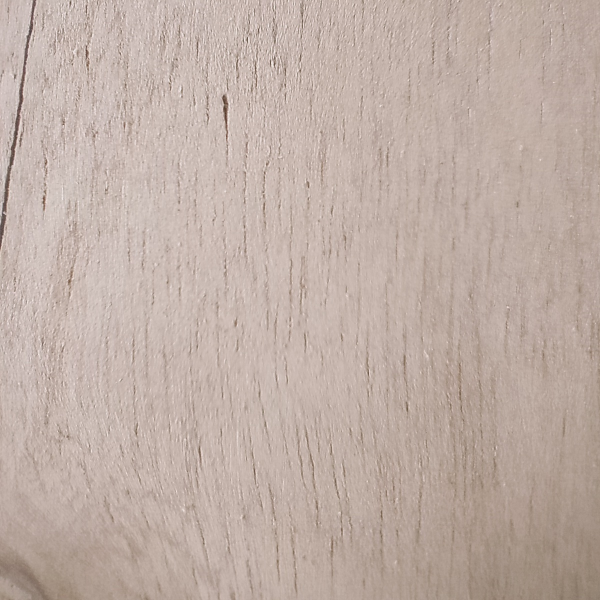
#> input picture serat_kayu/nantu/nantu_test_003.jpg, 1200 x 1200 px, found by its file name (shown at 1/2 size); its folder holds only this picture in this run
$ jupyter execute --allow-errors percobaan2.ipynb   (older library calls are emulated)
#> lines starting #> are read from the running program, lines starting #| are printed output that depends on the picture
# PROJECT PENGOLAHAN CITRA DIGITAL
---
# Klasifikasi Jenis Serat Kayu Nantu, Palapi, dan Uru Menggunakan GLCM
---
## Disusun Oleh :

  - **KAMILIA ROSADA:** (F1D02310063)
  - **SYA'BANUL MUKARAM:** (F1D02310092)
  - **WADIS FREANDLY:** (F1D02310094)
  - **LALU MUHAMMAD RIZALDI KURNIAWAN:** (F1D02310120)

# Latar Belakang

Proses identifikasi jenis kayu sering kali dilakukan secara manual berdasarkan pengamatan visual terhadap pola serat, warna, dan tekstur permukaan. Namun, metode ini bersifat subjektif dan rentan terhadap kesalahan, terutama ketika jenis kayu memiliki pola serat yang mirip, seperti pada kayu Nantu, Palapi, dan Uru. Ketiga jenis kayu ini banyak digunakan dalam industri lokal, namun sulit dibedakan tanpa keahlian khusus, sehingga dapat menghambat efisiensi produksi atau menyebabkan salah penggunaan material.

Untuk mengatasi hal tersebut, dibutuhkan sistem klasifikasi otomatis berbasis pengolahan citra digital yang mampu mengenali jenis serat kayu secara akurat dan konsisten. Salah satu metode yang efektif untuk mengidentifikasi ciri tekstur pada citra serat kayu adalah Gray Level Co-occurrence Matrix (GLCM). GLCM mampu menggambarkan pola keterhubungan antar piksel pada citra grayscale sehingga menghasilkan fitur tekstur seperti contrast, correlation, homogeneity, dan energy.

Dalam proyek ini, kami menggunakan dataset gambar serat kayu Nantu, Palapi, dan Uru yang diperoleh dari Kaggle untuk membangun sistem klasifikasi berbasis GLCM. Citra-citra tersebut diproses melalui tahapan grayscale, ekstraksi fitur tekstur menggunakan GLCM, dan klasifikasi menggunakan algoritma machine learning seperti K-Nearest Neighbors (KNN), Support Vector Machine (SVM), dan Random Forest. Dengan sistem ini, diharapkan proses identifikasi jenis kayu dapat dilakukan secara lebih cepat, akurat, dan mendukung pengambilan keputusan dalam pengelolaan bahan kayu secara efisien.

# Import Library

Dalam proyek klasifikasi jenis serat kayu Nantu, Palapi, dan Uru menggunakan GLCM, library os dan cv2 digunakan untuk membaca dan mengolah gambar grayscale dari folder masing-masing jenis kayu, sedangkan numpy dan pandas membantu dalam mengubah gambar menjadi array numerik dan menyusun dataset fitur. Ekstraksi fitur tekstur dilakukan menggunakan `graycomatrix` dan `graycoprops` dari `skimage.feature` untuk memperoleh nilai-nilai seperti contrast, homogeneity, energy, dan correlation, serta entropy dari scipy.stats untuk mengukur keacakan citra. Dataset hasil ekstraksi kemudian dibagi menjadi data latih dan uji menggunakan train_test_split, lalu diklasifikasikan dengan algoritma seperti Random Forest, SVM, dan KNN. Evaluasi performa model dilakukan menggunakan metrik seperti akurasi, precision, recall, F1-score, dan confusion matrix melalui sklearn.metrics, sedangkan hasil klasifikasi divisualisasikan dengan bantuan matplotlib.pyplot, ConfusionMatrixDisplay, dan seaborn agar lebih mudah dianalisis secara visual.

[cell 1]
# Import library yang kalian butuhkan
import os
import cv2 as cv
import matplotlib.pyplot as plt
import numpy as np
import pandas as pd
from sklearn.model_selection import train_test_split, cross_val_predict
from sklearn.metrics import accuracy_score, classification_report
from skimage.feature import graycomatrix, graycoprops
from scipy.stats import entropy
from sklearn.ensemble import RandomForestClassifier
from sklearn.svm import SVC
from sklearn.neighbors import KNeighborsClassifier
from sklearn.metrics import accuracy_score, precision_score, recall_score, f1_score, confusion_matrix, classification_report
from sklearn.metrics import (confusion_matrix, ConfusionMatrixDisplay)
import seaborn as sns

## Load Gambar

Kode tersebut digunakan untuk membaca dataset citra serat kayu dari direktori bernama serat_kayu, yang di dalamnya terdapat subfolder berdasarkan nama kelas (misalnya Nantu, Palapi, Uru). Program akan menjelajahi setiap subfolder, kemudian membaca setiap gambar di dalamnya. Gambar yang dibaca kemudian diubah menjadi format grayscale menggunakan OpenCV (cv.cvtColor) agar hanya menyimpan informasi intensitas piksel, yang dibutuhkan untuk ekstraksi fitur tekstur. Setiap gambar juga dikonversi ke tipe data uint8 agar sesuai dengan format input yang dibutuhkan metode GLCM.

Setelah citra diproses, gambar tersebut disimpan ke dalam list data, label kelasnya (berdasarkan nama folder) disimpan ke list labels, dan nama file asli citra disimpan ke list file_name untuk referensi jika diperlukan. Setelah semua gambar dibaca, list data dan labels diubah menjadi array NumPy agar bisa lebih mudah digunakan dalam proses pelatihan model machine learning, karena banyak fungsi dari scikit-learn dan NumPy memerlukan data dalam bentuk array. Dengan demikian, kode ini menjadi tahap awal penting dalam proses klasifikasi citra serat kayu karena mempersiapkan data mentah menjadi siap pakai untuk ekstraksi fitur dan klasifikasi.

[cell 2]
data = []
labels = []
file_name = []
for sub_folder in os.listdir("serat_kayu\\"):
    sub_folder_files = os.listdir(os.path.join("serat_kayu\\", sub_folder))
    for i, filename in enumerate(sub_folder_files):
        img_path = os.path.join("serat_kayu\\", sub_folder, filename)
        img = cv.imread(img_path)
#> img is the input picture: shape (1200, 1200, 3); mean B, G, R 166.1, 174.6, 191.6
        img = img.astype(np.uint8)
        img = cv.cvtColor(img, cv.COLOR_BGR2GRAY)
#> img: shape (1200, 1200)

        data.append(img)
        labels.append(sub_folder)
        name = os.path.splitext(filename)[0]
        file_name.append(filename)

data = np.array(data)
labels = np.array(labels)

# Preprocessing Percobaan 1

Pada tahapan preprocessing ini, digunakan beberapa metode untuk mempersiapkan citra sebelum analisis lebih lanjut. Proses dimulai dengan resize untuk menyesuaikan ukuran gambar ke dimensi tertentu, dilanjutkan dengan konversi ke grayscale agar lebih sederhana dalam pemrosesan. Setelah itu, dilakukan histogram equalization guna meningkatkan kontras citra. Terakhir, diterapkan median filter sebagai langkah reduksi noise untuk menghilangkan gangguan piksel acak. Seluruh rangkaian ini digunakan dalam percobaan pertama dalam project ini.

### Define Preprocessing Function

[cell 3]
def resize(image, target_size):
    target_h, target_w = target_size
    src_h, src_w = image.shape
    resized = np.zeros((target_h, target_w), dtype=np.uint8)

    for i in range(target_h):
        for j in range(target_w):
            src_x = int(i * src_h / target_h)
            src_y = int(j * src_w / target_w)
            resized[i, j] = image[src_x, src_y]

    return resized

Fungsi resize digunakan untuk mengubah ukuran citra ke dimensi yang diinginkan `target_size`. Fungsi ini bekerja dengan cara menghitung posisi piksel sumber `src_x`dan `src_y` berdasarkan skala dari ukuran asli `src_h` dan `src_w` ke ukuran target `target_h` dan `target_w`. Nilai piksel dari posisi tersebut kemudian disalin ke posisi baru dalam citra hasil `resized`. Metode ini dikenal sebagai `nearest neighbor interpolation`, karena mengambil nilai piksel terdekat tanpa melakukan perataan atau interpolasi lanjutan. Hasilnya adalah citra baru dengan ukuran yang sudah diubah sesuai target.

[cell 4]
def konversi_grayscale(image):
    if len(image.shape) == 3:
        r, g, b = image[:, :, 0], image[:, :, 1], image[:, :, 2]
        gray = 0.299 * r + 0.587 * g + 0.114 * b
        return gray.astype(np.uint8)
    else:
        return image

Fungsi `konversi_grayscale` digunakan untuk mengubah citra berwarna menjadi citra grayscale. Fungsi ini memeriksa apakah bentuk citra memiliki tiga dimensi `image.shape' == 3`, yang berarti citra tersebut berformat RGB. Jika ya, maka masing-masing saluran warna — merah `r`, hijau `g`, dan biru `b` — diambil dari citra dan dikombinasikan menggunakan rumus 0.299 * r + 0.587 * g + 0.114 * b. Rumus ini mencerminkan persepsi mata manusia terhadap intensitas cahaya dari tiap warna. Hasilnya adalah citra grayscale yang kemudian dikonversi ke tipe data uint8. Jika citra sudah grayscale, maka fungsi langsung mengembalikan citra tersebut tanpa diubah.

[cell 5]
def equalization(image):
    histogram = np.zeros(256, dtype=int)
    h, w = image.shape

    for i in range(h):
        for j in range(w):
            histogram[image[i, j]] += 1

    cdf = np.cumsum(histogram)
    cdf_min = np.min(cdf[np.nonzero(cdf)])
    total_pixels = h * w
    equalized = np.round((cdf[image] - cdf_min) / (total_pixels - cdf_min) * 255)
    equalized = np.clip(equalized, 0, 255).astype(np.uint8)

    return equalized

Fungsi `equalization` digunakan untuk melakukan histogram equalization pada citra grayscale. Pertama, fungsi membuat array histogram berukuran 256 untuk menghitung frekuensi kemunculan tiap nilai intensitas piksel. Ukuran citra disimpan dalam h dan w. Kemudian, fungsi menghitung cdf (cumulative distribution function) dari histogram, dan mengambil nilai minimum pertama yang tidak nol atau cdf_min. Nilai cdf ini digunakan untuk menghitung nilai intensitas baru bagi setiap piksel berdasarkan rumus normalisasi yaitu (cdf[image] - cdf_min) / (total_pixels - cdf_min) * 255. Hasilnya dipotong agar tetap dalam rentang 0–255 dengan `np.clip` dan dikonversi ke tipe uint8. Citra hasilnya memiliki distribusi intensitas yang lebih merata sehingga kontrasnya meningkat.

[cell 6]
# [20 lines left out: function edge_detection, not called in this run]

Fungsi `edge_detection` digunakan untuk mendeteksi tepi pada citra grayscale menggunakan dua kernel, yaitu kernel_x dan kernel_y, yang masing-masing menangkap perubahan intensitas secara horizontal dan vertikal. Citra diproses dengan padding menggunakan `np.pad` agar konvolusi bisa dilakukan di seluruh area gambar. Untuk setiap piksel, diambil region berukuran 3x3, lalu dihitung nilai gradien gx dan gy dengan menjumlahkan hasil perkalian region dan masing-masing kernel. Nilai akhir pada piksel dihitung dengan rumus `np.sqrt(gx**2 + gy**2)`, lalu diklip ke rentang 0–255 menggunakan `np.clip` dan dikonversi ke uint8. Hasil akhirnya adalah citra yang menyoroti area dengan perubahan intensitas tinggi, yaitu bagian tepi objek.

[cell 7]
def erosi(image):
    kernel = np.ones((3, 3), dtype=np.uint8)
    h, w = image.shape
    output = np.zeros_like(image)
    padded = np.pad(image, ((1, 1), (1, 1)), mode='constant')

    for i in range(h):
        for j in range(w):
            region = padded[i:i+3, j:j+3]
            output[i, j] = np.min(region * kernel)

    return output

Fungsi `erosi` melakukan operasi erosi pada citra biner atau grayscale menggunakan kernel 3x3 yang berisi nilai satu. Citra diberi padding terlebih dahulu agar operasi dapat mencakup seluruh piksel, termasuk bagian tepi. Untuk setiap piksel, diambil region berukuran 3x3, lalu dihitung nilai minimum dari hasil perkalian region dan kernel. Nilai minimum tersebut disimpan sebagai nilai piksel pada citra output. Operasi ini mengecilkan area objek terang dengan menghapus piksel di sekitar batasnya, sehingga objek tampak lebih tipis atau menyusut.

# Preprocessing

[cell 8]
dataPreprocessed = []

for i in range(len(data)):
    img = data[i]

    # 1. Resize
    img_resized = resize(img, (256, 256))

    # 2. Konversi ke grayscale
    img_gray = konversi_grayscale(img_resized)

    # 3. Equalization
    img_eq = equalization(img_gray)

    # 4. Erosion
    img_eroded = erosi(img_eq)

    dataPreprocessed.append(img_eroded)
#> this loop made 2 passes
#> (target_h in resize, target_w in resize, src_h in resize, src_w in resize, cdf_min in equalization, total_pixels in equalization) on passes 1 to 2: (256, 256, 1200, 1200, 1, 65536), (256, 256, 1200, 1200, 1, 65536)
#> pass 1, `img_resized = resize(img, (256, 256))`:
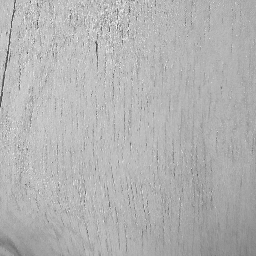
#> img_resized: shape (256, 256); min 65, max 242, mean 178.8
#> pass 1, in equalization, `equalized = np.round((cdf[image] - cdf_min) / (total_pixels - cdf_min)..`:
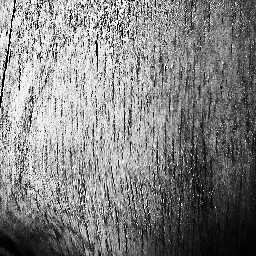
#> equalized: shape (256, 256) float64; min 0, max 255, mean 130
#> pass 1, in erosi, `padded = np.pad(image, ((1, 1), (1, 1)), mode='constant')`:
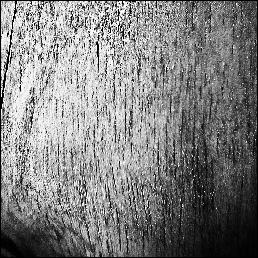
#> padded: shape (258, 258); min 0, max 255, mean 128
#> after the loop:
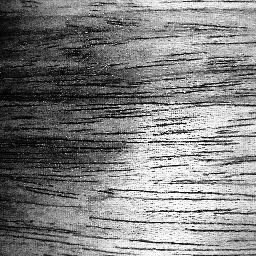
#> img_eq: shape (256, 256); min 0, max 255, mean 128.8
#> after the loop:
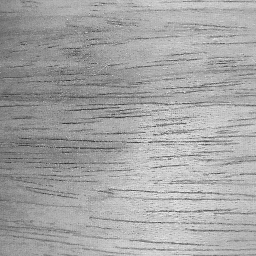
#> img_gray: shape (256, 256); min 36, max 235, mean 164.5
#> after the loop, dataPreprocessed = 2 items
#> (the rest of the program and of its run is left out)
